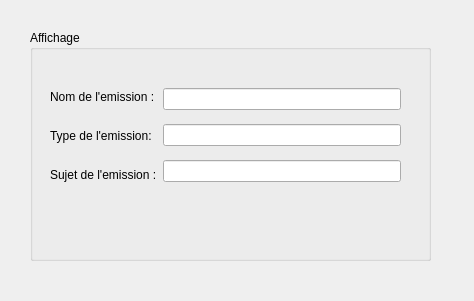
<?xml version="1.0" encoding="UTF-8"?>
<ui version="4.0">
 <class>page</class>
 <widget class="QDialog" name="page">
  <property name="geometry">
   <rect>
    <x>0</x>
    <y>0</y>
    <width>474</width>
    <height>301</height>
   </rect>
  </property>
  <property name="windowTitle">
   <string>Dialog</string>
  </property>
  <widget class="QGroupBox" name="groupBox">
   <property name="geometry">
    <rect>
     <x>30</x>
     <y>30</y>
     <width>401</width>
     <height>231</height>
    </rect>
   </property>
   <property name="title">
    <string>Affichage </string>
   </property>
   <widget class="QWidget" name="layoutWidget">
    <property name="geometry">
     <rect>
      <x>20</x>
      <y>50</y>
      <width>351</width>
      <height>111</height>
     </rect>
    </property>
    <layout class="QHBoxLayout" name="horizontalLayout_2">
     <item>
      <layout class="QVBoxLayout" name="verticalLayout_3">
       <item>
        <widget class="QLabel" name="label_4">
         <property name="text">
          <string>Nom de l'emission :</string>
         </property>
        </widget>
       </item>
       <item>
        <widget class="QLabel" name="label_5">
         <property name="text">
          <string>Type de l'emission:</string>
         </property>
        </widget>
       </item>
       <item>
        <widget class="QLabel" name="label_6">
         <property name="text">
          <string>Sujet de l'emission :</string>
         </property>
        </widget>
       </item>
      </layout>
     </item>
     <item>
      <layout class="QVBoxLayout" name="verticalLayout_4">
       <item>
        <widget class="QLineEdit" name="name_2">
         <property name="readOnly">
          <bool>true</bool>
         </property>
        </widget>
       </item>
       <item>
        <widget class="QLineEdit" name="type_2">
         <property name="readOnly">
          <bool>true</bool>
         </property>
        </widget>
       </item>
       <item>
        <widget class="QLineEdit" name="sujet_2">
         <property name="readOnly">
          <bool>true</bool>
         </property>
        </widget>
       </item>
      </layout>
     </item>
    </layout>
   </widget>
  </widget>
 </widget>
 <resources/>
 <connections/>
</ui>
